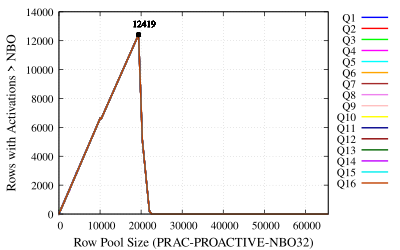

This figure's gnuplot source:
# Set terminal to PDF with enhanced font, size, and format
set terminal pdfcairo enhanced font 'Times,12' size 4in, 2.5in
set output 'plot-max-rows-nbo-prac1-pro-nbo32-q.pdf'

# Set labels for axes
set xlabel 'Row Pool Size (PRAC-PROACTIVE-NBO32)' font 'Times,14'
set ylabel 'Rows with Activations > NBO' font 'Times,14'

# Set x-axis limit
set xrange [0:65536]

# Enable grid lines
set grid

# Set key outside the plot
set key outside top

# Define custom labels for each file
labels = "Q1 Q2 Q3 Q4 Q5 Q6 Q7 Q8 Q9 Q10 Q11 Q12 Q13 Q14 Q15 Q16"

# Function to find the highest point in a data file
highest_point(file) = sprintf('< awk ''{if ($1 != "GroupSize" && ($6 > max || ($6 == max && $1 > x))) {max=$6; x=$1}} END {print x, max}'' %s', file)

# List of files to plot
files = "../NBO32/NBO32-prac1-pro-pq-32-1.txt ../NBO32/NBO32-prac1-pro-pq-32-2.txt ../NBO32/NBO32-prac1-pro-pq-32-3.txt ../NBO32/NBO32-prac1-pro-pq-32-4.txt ../NBO32/NBO32-prac1-pro-pq-32-5.txt ../NBO32/NBO32-prac1-pro-pq-32-6.txt ../NBO32/NBO32-prac1-pro-pq-32-7.txt ../NBO32/NBO32-prac1-pro-pq-32-8.txt ../NBO32/NBO32-prac1-pro-pq-32-9.txt ../NBO32/NBO32-prac1-pro-pq-32-10.txt ../NBO32/NBO32-prac1-pro-pq-32-11.txt ../NBO32/NBO32-prac1-pro-pq-32-12.txt ../NBO32/NBO32-prac1-pro-pq-32-13.txt ../NBO32/NBO32-prac1-pro-pq-32-14.txt ../NBO32/NBO32-prac1-pro-pq-32-15.txt ../NBO32/NBO32-prac1-pro-pq-32-16.txt"

# Colors for the plots
colors = "blue red green magenta cyan orange brown violet pink yellow dark-blue dark-red dark-green dark-magenta dark-cyan dark-orange"

# Plot commands with custom labels, colors, line styles, and markers
plot for [i=1:words(files)] word(files, i) using 1:6 with lines lw 2 lc rgb word(colors, i) title word(labels, i), \
     for [i=1:words(files)] highest_point(word(files, i)) using 1:2 with points pointtype 7 pointsize 0.5 lc rgb "black" notitle, \
     for [i=1:words(files)] highest_point(word(files, i)) using 1:2:(sprintf("%.0f", $2)) with labels offset char 1, char 1 font 'Times,10' notitle
